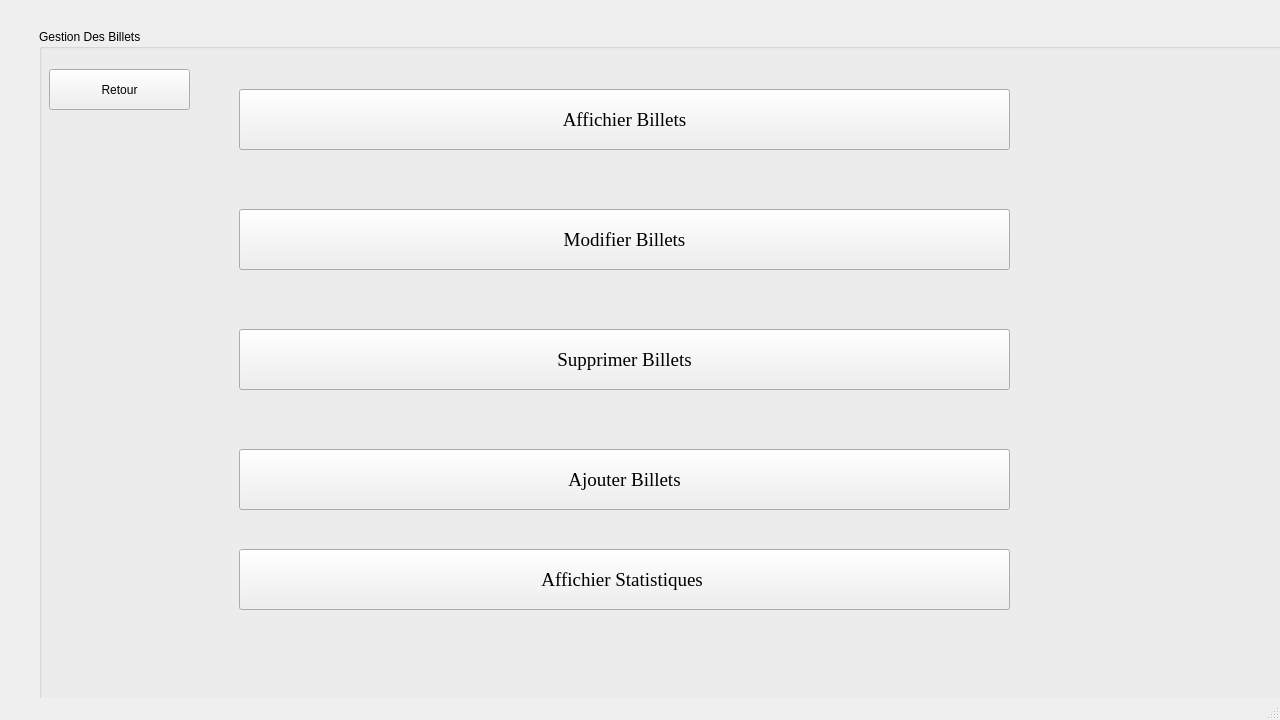
<?xml version="1.0" encoding="UTF-8"?>
<ui version="4.0">
 <class>MainWindow</class>
 <widget class="QMainWindow" name="MainWindow">
  <property name="geometry">
   <rect>
    <x>0</x>
    <y>0</y>
    <width>1280</width>
    <height>720</height>
   </rect>
  </property>
  <property name="windowTitle">
   <string>MainWindow</string>
  </property>
  <widget class="QWidget" name="centralwidget">
   <widget class="QGroupBox" name="groupBox">
    <property name="geometry">
     <rect>
      <x>39</x>
      <y>29</y>
      <width>1260</width>
      <height>700</height>
     </rect>
    </property>
    <property name="title">
     <string>Gestion Des Billets</string>
    </property>
    <widget class="QPushButton" name="Affichiermain">
     <property name="geometry">
      <rect>
       <x>200</x>
       <y>60</y>
       <width>771</width>
       <height>61</height>
      </rect>
     </property>
     <property name="font">
      <font>
       <family>Times New Roman</family>
       <pointsize>14</pointsize>
      </font>
     </property>
     <property name="autoFillBackground">
      <bool>false</bool>
     </property>
     <property name="styleSheet">
      <string notr="true">background-image: url(:/new/prefix1/blue);
</string>
     </property>
     <property name="text">
      <string>Affichier Billets</string>
     </property>
     <property name="autoDefault">
      <bool>false</bool>
     </property>
    </widget>
    <widget class="QPushButton" name="modifiermain">
     <property name="geometry">
      <rect>
       <x>200</x>
       <y>180</y>
       <width>771</width>
       <height>61</height>
      </rect>
     </property>
     <property name="font">
      <font>
       <family>Times New Roman</family>
       <pointsize>14</pointsize>
      </font>
     </property>
     <property name="styleSheet">
      <string notr="true">background-image: url(:/new/prefix1/blue);
</string>
     </property>
     <property name="text">
      <string>Modifier Billets</string>
     </property>
    </widget>
    <widget class="QPushButton" name="supprimermain">
     <property name="geometry">
      <rect>
       <x>200</x>
       <y>300</y>
       <width>771</width>
       <height>61</height>
      </rect>
     </property>
     <property name="font">
      <font>
       <family>Times New Roman</family>
       <pointsize>14</pointsize>
      </font>
     </property>
     <property name="styleSheet">
      <string notr="true">background-image: url(:/new/prefix1/blue);</string>
     </property>
     <property name="text">
      <string>Supprimer Billets</string>
     </property>
    </widget>
    <widget class="QPushButton" name="ajoutermain">
     <property name="geometry">
      <rect>
       <x>200</x>
       <y>420</y>
       <width>771</width>
       <height>61</height>
      </rect>
     </property>
     <property name="font">
      <font>
       <family>Times New Roman</family>
       <pointsize>14</pointsize>
      </font>
     </property>
     <property name="styleSheet">
      <string notr="true">background-image: url(:/new/prefix1/blue);</string>
     </property>
     <property name="text">
      <string>Ajouter Billets</string>
     </property>
    </widget>
    <widget class="QPushButton" name="retour">
     <property name="geometry">
      <rect>
       <x>10</x>
       <y>40</y>
       <width>141</width>
       <height>41</height>
      </rect>
     </property>
     <property name="font">
      <font>
       <pointsize>9</pointsize>
      </font>
     </property>
     <property name="styleSheet">
      <string notr="true">background-image: url(:/new/prefix1/blue);</string>
     </property>
     <property name="text">
      <string>Retour</string>
     </property>
    </widget>
    <widget class="QLabel" name="label">
     <property name="geometry">
      <rect>
       <x>-30</x>
       <y>-25</y>
       <width>1280</width>
       <height>720</height>
      </rect>
     </property>
     <property name="font">
      <font>
       <family>Times New Roman</family>
       <pointsize>22</pointsize>
      </font>
     </property>
     <property name="text">
      <string/>
     </property>
    </widget>
    <widget class="QPushButton" name="pushButton">
     <property name="geometry">
      <rect>
       <x>200</x>
       <y>520</y>
       <width>771</width>
       <height>61</height>
      </rect>
     </property>
     <property name="font">
      <font>
       <family>Times New Roman</family>
       <pointsize>14</pointsize>
      </font>
     </property>
     <property name="styleSheet">
      <string notr="true">background-image: url(:/new/prefix1/blue);</string>
     </property>
     <property name="text">
      <string>Affichier Statistiques </string>
     </property>
    </widget>
    <zorder>label</zorder>
    <zorder>Affichiermain</zorder>
    <zorder>modifiermain</zorder>
    <zorder>supprimermain</zorder>
    <zorder>ajoutermain</zorder>
    <zorder>retour</zorder>
    <zorder>pushButton</zorder>
   </widget>
  </widget>
  <widget class="QMenuBar" name="menubar">
   <property name="geometry">
    <rect>
     <x>0</x>
     <y>0</y>
     <width>1280</width>
     <height>26</height>
    </rect>
   </property>
  </widget>
  <widget class="QStatusBar" name="statusbar"/>
 </widget>
 <resources/>
 <connections>
  <connection>
   <sender>retour</sender>
   <signal>clicked()</signal>
   <receiver>MainWindow</receiver>
   <slot>close()</slot>
   <hints>
    <hint type="sourcelabel">
     <x>91</x>
     <y>111</y>
    </hint>
    <hint type="destinationlabel">
     <x>22</x>
     <y>147</y>
    </hint>
   </hints>
  </connection>
 </connections>
</ui>
